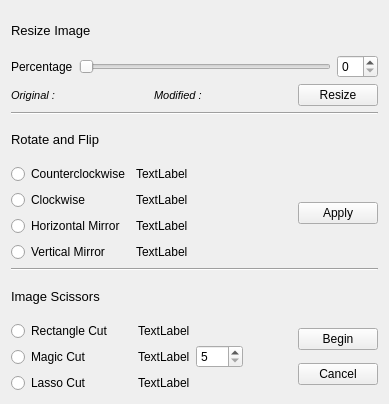
<?xml version="1.0" encoding="UTF-8"?>
<ui version="4.0">
 <class>BasicControls</class>
 <widget class="QWidget" name="BasicControls">
  <property name="geometry">
   <rect>
    <x>0</x>
    <y>0</y>
    <width>389</width>
    <height>404</height>
   </rect>
  </property>
  <property name="windowTitle">
   <string>Form</string>
  </property>
  <layout class="QGridLayout" name="gridLayout">
   <item row="4" column="0">
    <layout class="QHBoxLayout" name="horizontalLayout_3">
     <item>
      <layout class="QVBoxLayout" name="verticalLayout_2">
       <item>
        <widget class="QRadioButton" name="ccwRadioButton">
         <property name="text">
          <string>Counterclockwise</string>
         </property>
        </widget>
       </item>
       <item>
        <widget class="QRadioButton" name="cwRadioButton">
         <property name="text">
          <string>Clockwise</string>
         </property>
        </widget>
       </item>
       <item>
        <widget class="QRadioButton" name="horizontalRadioButton">
         <property name="text">
          <string>Horizontal Mirror</string>
         </property>
        </widget>
       </item>
       <item>
        <widget class="QRadioButton" name="verticalRadioButton">
         <property name="text">
          <string>Vertical Mirror</string>
         </property>
        </widget>
       </item>
      </layout>
     </item>
     <item>
      <layout class="QVBoxLayout" name="verticalLayout_5">
       <item>
        <widget class="QLabel" name="ccwLabel">
         <property name="text">
          <string>TextLabel</string>
         </property>
        </widget>
       </item>
       <item>
        <widget class="QLabel" name="cwLabel">
         <property name="text">
          <string>TextLabel</string>
         </property>
        </widget>
       </item>
       <item>
        <widget class="QLabel" name="horizontalLabel">
         <property name="text">
          <string>TextLabel</string>
         </property>
        </widget>
       </item>
       <item>
        <widget class="QLabel" name="verticalLabel">
         <property name="text">
          <string>TextLabel</string>
         </property>
        </widget>
       </item>
      </layout>
     </item>
     <item>
      <spacer name="horizontalSpacer_5">
       <property name="orientation">
        <enum>Qt::Horizontal</enum>
       </property>
       <property name="sizeHint" stdset="0">
        <size>
         <width>40</width>
         <height>20</height>
        </size>
       </property>
      </spacer>
     </item>
     <item>
      <widget class="QPushButton" name="applyPushButton">
       <property name="text">
        <string>Apply</string>
       </property>
      </widget>
     </item>
    </layout>
   </item>
   <item row="2" column="0">
    <widget class="Line" name="line">
     <property name="orientation">
      <enum>Qt::Horizontal</enum>
     </property>
    </widget>
   </item>
   <item row="0" column="0">
    <widget class="QLabel" name="cropLabel">
     <property name="font">
      <font>
       <pointsize>10</pointsize>
      </font>
     </property>
     <property name="text">
      <string>Resize Image</string>
     </property>
    </widget>
   </item>
   <item row="6" column="0">
    <widget class="QLabel" name="cutoutFlipLabel">
     <property name="font">
      <font>
       <pointsize>10</pointsize>
      </font>
     </property>
     <property name="text">
      <string>Image Scissors</string>
     </property>
    </widget>
   </item>
   <item row="1" column="0">
    <layout class="QVBoxLayout" name="verticalLayout">
     <item>
      <layout class="QHBoxLayout" name="horizontalLayout">
       <item>
        <widget class="QLabel" name="cropWidthLabel">
         <property name="text">
          <string>Percentage</string>
         </property>
        </widget>
       </item>
       <item>
        <widget class="QSlider" name="resizeSlider">
         <property name="orientation">
          <enum>Qt::Horizontal</enum>
         </property>
        </widget>
       </item>
       <item>
        <widget class="QSpinBox" name="cropWidthSpinBox"/>
       </item>
      </layout>
     </item>
     <item>
      <layout class="QHBoxLayout" name="horizontalLayout_6">
       <item>
        <widget class="QLabel" name="originalSizeLabel">
         <property name="font">
          <font>
           <pointsize>8</pointsize>
           <italic>true</italic>
          </font>
         </property>
         <property name="text">
          <string>Original : </string>
         </property>
        </widget>
       </item>
       <item>
        <spacer name="horizontalSpacer_2">
         <property name="orientation">
          <enum>Qt::Horizontal</enum>
         </property>
         <property name="sizeHint" stdset="0">
          <size>
           <width>40</width>
           <height>20</height>
          </size>
         </property>
        </spacer>
       </item>
       <item>
        <widget class="QLabel" name="modifiedSizeLabel">
         <property name="font">
          <font>
           <pointsize>8</pointsize>
           <italic>true</italic>
          </font>
         </property>
         <property name="text">
          <string>Modified :</string>
         </property>
        </widget>
       </item>
       <item>
        <spacer name="horizontalSpacer">
         <property name="orientation">
          <enum>Qt::Horizontal</enum>
         </property>
         <property name="sizeHint" stdset="0">
          <size>
           <width>40</width>
           <height>20</height>
          </size>
         </property>
        </spacer>
       </item>
       <item>
        <widget class="QPushButton" name="resizePushButton">
         <property name="text">
          <string>Resize</string>
         </property>
        </widget>
       </item>
      </layout>
     </item>
    </layout>
   </item>
   <item row="3" column="0">
    <widget class="QLabel" name="rotateFlipLabel">
     <property name="font">
      <font>
       <pointsize>10</pointsize>
      </font>
     </property>
     <property name="text">
      <string>Rotate and Flip</string>
     </property>
    </widget>
   </item>
   <item row="7" column="0">
    <layout class="QHBoxLayout" name="imageScissorsLayout">
     <item>
      <layout class="QVBoxLayout" name="radioButtonsLayout">
       <item>
        <widget class="QRadioButton" name="rectangleCutRadioButton">
         <property name="text">
          <string>Rectangle Cut      </string>
         </property>
        </widget>
       </item>
       <item>
        <widget class="QRadioButton" name="magicCutRadioButton">
         <property name="text">
          <string>Magic Cut</string>
         </property>
        </widget>
       </item>
       <item>
        <widget class="QRadioButton" name="lassoCutRadioButton">
         <property name="text">
          <string>Lasso Cut</string>
         </property>
        </widget>
       </item>
      </layout>
     </item>
     <item>
      <layout class="QVBoxLayout" name="verticalLayout_3">
       <item>
        <widget class="QLabel" name="rectangleLabel">
         <property name="text">
          <string>TextLabel</string>
         </property>
        </widget>
       </item>
       <item>
        <widget class="QLabel" name="magicLabel">
         <property name="text">
          <string>TextLabel</string>
         </property>
        </widget>
       </item>
       <item>
        <widget class="QLabel" name="lassoLabel">
         <property name="text">
          <string>TextLabel</string>
         </property>
        </widget>
       </item>
      </layout>
     </item>
     <item>
      <widget class="QSpinBox" name="magicSpinBox">
       <property name="minimum">
        <number>5</number>
       </property>
       <property name="maximum">
        <number>100</number>
       </property>
      </widget>
     </item>
     <item>
      <spacer name="horizontalSpacer_4">
       <property name="orientation">
        <enum>Qt::Horizontal</enum>
       </property>
       <property name="sizeHint" stdset="0">
        <size>
         <width>40</width>
         <height>20</height>
        </size>
       </property>
      </spacer>
     </item>
     <item>
      <layout class="QVBoxLayout" name="verticalLayout_6">
       <item>
        <widget class="QPushButton" name="beginCutoutPushButton">
         <property name="text">
          <string>Begin</string>
         </property>
        </widget>
       </item>
       <item>
        <widget class="QPushButton" name="cancelCutoutPushButton">
         <property name="text">
          <string>Cancel</string>
         </property>
        </widget>
       </item>
      </layout>
     </item>
    </layout>
   </item>
   <item row="5" column="0">
    <widget class="Line" name="line_2">
     <property name="orientation">
      <enum>Qt::Horizontal</enum>
     </property>
    </widget>
   </item>
  </layout>
 </widget>
 <resources/>
 <connections/>
</ui>
